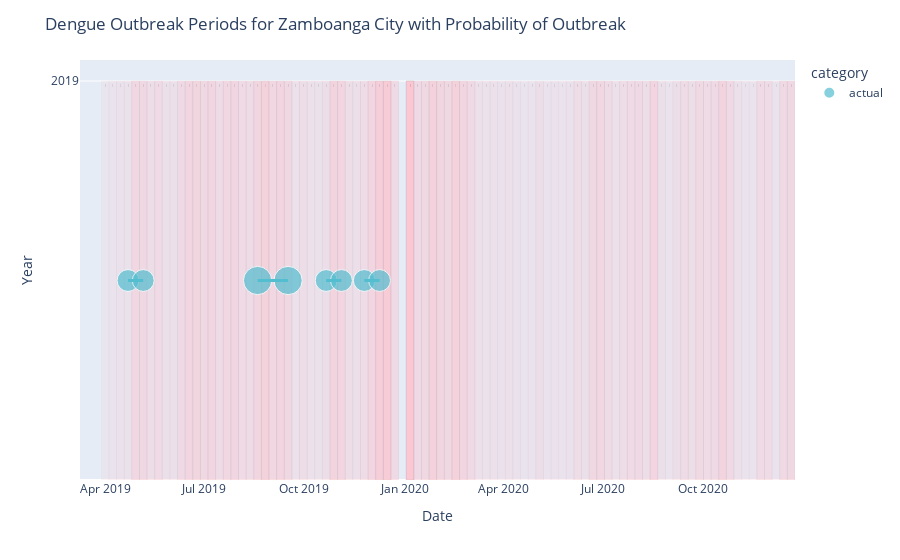

This figure's notebook cell:
### Markdown cell above
## Visualizing length of outbreaks + Predicted probability of an outbreak

### Code cell
# Assuming sample_brgy contains the outbreak period data
class_colors = {"predicted": "#ee472f", "actual": "#53bed0"}


outbreak_actual = outbreak_lengths_results[
    outbreak_lengths_results["category"] == "actual"
]

num_years = analyze_df["Date"].dt.year.nunique()

fig = px.scatter(
    outbreak_actual,
    x=["start_date", "end_date"],
    y=outbreak_actual["start_date"].dt.year,
    color="category",
    size="actual_length_weeks",
    labels={"x": "Date"},
    category_orders={"category": ["actual"]},
    color_discrete_map=class_colors,
)

# Add dumbbell plot lines
for i, row in outbreak_actual.iterrows():
    fig.add_trace(
        go.Scatter(
            mode="lines",
            line=dict(
                color=outbreak_actual["category"].map(class_colors)[i],
                width=3,
                dash="solid",
            ),
            x=[row["start_date"], row["end_date"]],
            y=[row["start_date"].year, row["start_date"].year],
            showlegend=False,
        )
    )

# Multiply opacity based on predicted probability values
opacity = 0.1 + 0.7 * analyze_df["predicted_proba_outbreak"]

# Set constant y-coordinate for the bars
y_bar = []
for year in outbreak_actual["start_date"].dt.year.unique():
    y_bar.extend([year * 2] * len(analyze_df))


# Add probability of outbreak plot as a background
fig.add_trace(
    go.Bar(
        x=analyze_df["Date"],
        y=y_bar,
        marker=dict(
            color="pink", opacity=opacity, line=dict(color="rgba(0,0,0,0.2)", width=0.5)
        ),
        hoverinfo="text",
        text=[f"{prob:.2f}" for prob in analyze_df["predicted_proba_outbreak"]],
        showlegend=False,
    )
)

# Update layout with title and axis titles
fig.update_layout(
    title="Dengue Outbreak Periods for Zamboanga City with Probability of Outbreak",
    xaxis_title="Date",
    yaxis_title="Year",
    bargap=0,  # Remove gaps between bars
    barmode="overlay",  # Overlay the dumbbell plot
    yaxis=dict(
        tickvals=y_bar,  # Set y-tick values to the years
        ticktext=[
            f"{year}" for year in outbreak_actual["start_date"].dt.year.unique()
        ],  # Set y-tick labels to the year
    ),
)

fig.show()

### Figure 1 — Plotly figure (JSON) as saved in the notebook; plotly's stock layout.template omitted (floating-point values rounded to 4 significant figures)
{"data": [{"hovertemplate": "category=actual<br>value=%{x}<br>y=%{y}<br>actual_length_weeks=%{marker.size}<extra></extra>", "legendgroup": "actual", "marker": {"color": "#53bed0", "size": [3, 5, 3, 3, 3, 5, 3, 3], "sizemode": "area", "sizeref": 0.0125, "symbol": "circle"}, "mode": "markers", "name": "actual", "orientation": "v", "showlegend": true, "type": "scatter", "x": ["2019-04-22T00:00:00", "2019-08-19T00:00:00", "2019-10-21T00:00:00", "2019-11-25T00:00:00", "2019-05-06T00:00:00", "2019-09-16T00:00:00", "2019-11-04T00:00:00", "2019-12-09T00:00:00"], "xaxis": "x", "y": [2019, 2019, 2019, 2019, 2019, 2019, 2019, 2019], "yaxis": "y"}, {"line": {"color": "#53bed0", "dash": "solid", "width": 3}, "mode": "lines", "showlegend": false, "type": "scatter", "x": ["2019-04-22T00:00:00", "2019-05-06T00:00:00"], "y": [2019, 2019]}, {"line": {"color": "#53bed0", "dash": "solid", "width": 3}, "mode": "lines", "showlegend": false, "type": "scatter", "x": ["2019-08-19T00:00:00", "2019-09-16T00:00:00"], "y": [2019, 2019]}, {"line": {"color": "#53bed0", "dash": "solid", "width": 3}, "mode": "lines", "showlegend": false, "type": "scatter", "x": ["2019-10-21T00:00:00", "2019-11-04T00:00:00"], "y": [2019, 2019]}, {"line": {"color": "#53bed0", "dash": "solid", "width": 3}, "mode": "lines", "showlegend": false, "type": "scatter", "x": ["2019-11-25T00:00:00", "2019-12-09T00:00:00"], "y": [2019, 2019]}, {"hoverinfo": "text", "marker": {"color": "pink", "line": {"color": "rgba(0,0,0,0.2)", "width": 0.5}, "opacity": [0.142, 0.212, 0.226, 0.24, 0.464, 0.436, 0.324, 0.394, 0.254, 0.254, 0.408, 0.478, 0.492, 0.436, 0.478, 0.366, 0.464, 0.478, 0.394, 0.38, 0.492, 0.59, 0.464, 0.506, 0.45, 0.268, 0.324, 0.268, 0.24, 0.296, 0.52, 0.506, 0.324, 0.282, 0.366, 0.506, 0.66, 0.716, 0.408, 0.562, 0.59, 0.408, 0.436, 0.576, 0.492, 0.436, 0.59, 0.478, 0.408, 0.268, 0.24, 0.268, 0.226, 0.268, 0.226, 0.184, 0.212, 0.296, 0.198, 0.226, 0.198, 0.226, 0.352, 0.254, 0.45, 0.464, 0.38, 0.268, 0.352, 0.394, 0.408, 0.338, 0.506, 0.254, 0.212, 0.296, 0.38, 0.324, 0.422, 0.38, 0.408, 0.52, 0.408, 0.268, 0.198, 0.198, 0.394, 0.366, 0.198, 0.422, 0.436]}, "showlegend": false, "text": ["0.06", "0.16", "0.18", "0.20", "0.52", "0.48", "0.32", "0.42", "0.22", "0.22", "0.44", "0.54", "0.56", "0.48", "0.54", "0.38", "0.52", "0.54", "0.42", "0.40", "0.56", "0.70", "0.52", "0.58", "0.50", "0.24", "0.32", "0.24", "0.20", "0.28", "0.60", "0.58", "0.32", "0.26", "0.38", "0.58", "0.80", "0.88", "0.44", "0.66", "0.70", "0.44", "0.48", "0.68", "0.56", "0.48", "0.70", "0.54", "0.44", "0.24", "0.20", "0.24", "0.18", "0.24", "0.18", "0.12", "0.16", "0.28", "0.14", "0.18", "0.14", "0.18", "0.36", "0.22", "0.50", "0.52", "0.40", "0.24", "0.36", "0.42", "0.44", "0.34", "0.58", "0.22", "0.16", "0.28", "0.40", "0.32", "0.46", "0.40", "0.44", "0.60", "0.44", "0.24", "0.14", "0.14", "0.42", "0.38", "0.14", "0.46", "0.48"], "type": "bar", "x": ["2019-04-01T00:00:00", "2019-04-08T00:00:00", "2019-04-15T00:00:00", "2019-04-22T00:00:00", "2019-04-29T00:00:00", "2019-05-06T00:00:00", "2019-05-13T00:00:00", "2019-05-20T00:00:00", "2019-05-27T00:00:00", "2019-06-03T00:00:00", "2019-06-10T00:00:00", "2019-06-17T00:00:00", "2019-06-24T00:00:00", "2019-07-01T00:00:00", "2019-07-08T00:00:00", "2019-07-15T00:00:00", "2019-07-22T00:00:00", "2019-07-29T00:00:00", "2019-08-05T00:00:00", "2019-08-12T00:00:00", "2019-08-19T00:00:00", "2019-08-26T00:00:00", "2019-09-02T00:00:00", "2019-09-09T00:00:00", "2019-09-16T00:00:00", "2019-09-23T00:00:00", "2019-09-30T00:00:00", "2019-10-07T00:00:00", "2019-10-14T00:00:00", "2019-10-21T00:00:00", "2019-10-28T00:00:00", "2019-11-04T00:00:00", "2019-11-11T00:00:00", "2019-11-18T00:00:00", "2019-11-25T00:00:00", "2019-12-02T00:00:00", "2019-12-09T00:00:00", "2019-12-16T00:00:00", "2019-12-23T00:00:00", "2020-01-06T00:00:00", "2020-01-06T00:00:00", "2020-01-13T00:00:00", "2020-01-20T00:00:00", "2020-01-27T00:00:00", "2020-02-03T00:00:00", "2020-02-10T00:00:00", "2020-02-17T00:00:00", "2020-02-24T00:00:00", "2020-03-02T00:00:00", "2020-03-09T00:00:00", "2020-03-16T00:00:00", "2020-03-23T00:00:00", "2020-03-30T00:00:00", "2020-04-06T00:00:00", "2020-04-13T00:00:00", "2020-04-20T00:00:00", "2020-04-27T00:00:00", "2020-05-04T00:00:00", "2020-05-11T00:00:00", "2020-05-18T00:00:00", "2020-05-25T00:00:00", "2020-06-01T00:00:00", "2020-06-08T00:00:00", "2020-06-15T00:00:00", "2020-06-22T00:00:00", "2020-06-29T00:00:00", "2020-07-06T00:00:00", "2020-07-13T00:00:00", "2020-07-20T00:00:00", "2020-07-27T00:00:00", "2020-08-03T00:00:00", "2020-08-10T00:00:00", "2020-08-17T00:00:00", "2020-08-24T00:00:00", "2020-08-31T00:00:00", "2020-09-07T00:00:00", "2020-09-14T00:00:00", "2020-09-21T00:00:00", "2020-09-28T00:00:00", "2020-10-05T00:00:00", "2020-10-12T00:00:00", "2020-10-19T00:00:00", "2020-10-26T00:00:00", "2020-11-02T00:00:00", "2020-11-09T00:00:00", "2020-11-16T00:00:00", "2020-11-23T00:00:00", "2020-11-30T00:00:00", "2020-12-07T00:00:00", "2020-12-14T00:00:00", "2020-12-21T00:00:00"], "y": [4038, 4038, 4038, 4038, 4038, 4038, 4038, 4038, 4038, 4038, 4038, 4038, 4038, 4038, 4038, 4038, 4038, 4038, 4038, 4038, 4038, 4038, 4038, 4038, 4038, 4038, 4038, 4038, 4038, 4038, 4038, 4038, 4038, 4038, 4038, 4038, 4038, 4038, 4038, 4038, 4038, 4038, 4038, 4038, 4038, 4038, 4038, 4038, 4038, 4038, 4038, 4038, 4038, 4038, 4038, 4038, 4038, 4038, 4038, 4038, 4038, 4038, 4038, 4038, 4038, 4038, 4038, 4038, 4038, 4038, 4038, 4038, 4038, 4038, 4038, 4038, 4038, 4038, 4038, 4038, 4038, 4038, 4038, 4038, 4038, 4038, 4038, 4038, 4038, 4038, 4038]}], "layout": {"bargap": 0, "barmode": "overlay", "legend": {"itemsizing": "constant", "title": {"text": "category"}, "tracegroupgap": 0}, "margin": {"t": 60}, "title": {"text": "Dengue Outbreak Periods for Zamboanga City with Probability of Outbreak"}, "xaxis": {"anchor": "y", "domain": [0, 1], "title": {"text": "Date"}}, "yaxis": {"anchor": "x", "domain": [0, 1], "ticktext": ["2019"], "tickvals": [4038, 4038, 4038, 4038, 4038, 4038, 4038, 4038, 4038, 4038, 4038, 4038, 4038, 4038, 4038, 4038, 4038, 4038, 4038, 4038, 4038, 4038, 4038, 4038, 4038, 4038, 4038, 4038, 4038, 4038, 4038, 4038, 4038, 4038, 4038, 4038, 4038, 4038, 4038, 4038, 4038, 4038, 4038, 4038, 4038, 4038, 4038, 4038, 4038, 4038, 4038, 4038, 4038, 4038, 4038, 4038, 4038, 4038, 4038, 4038, 4038, 4038, 4038, 4038, 4038, 4038, 4038, 4038, 4038, 4038, 4038, 4038, 4038, 4038, 4038, 4038, 4038, 4038, 4038, 4038, 4038, 4038, 4038, 4038, 4038, 4038, 4038, 4038, 4038, 4038, 4038], "title": {"text": "Year"}}}}
